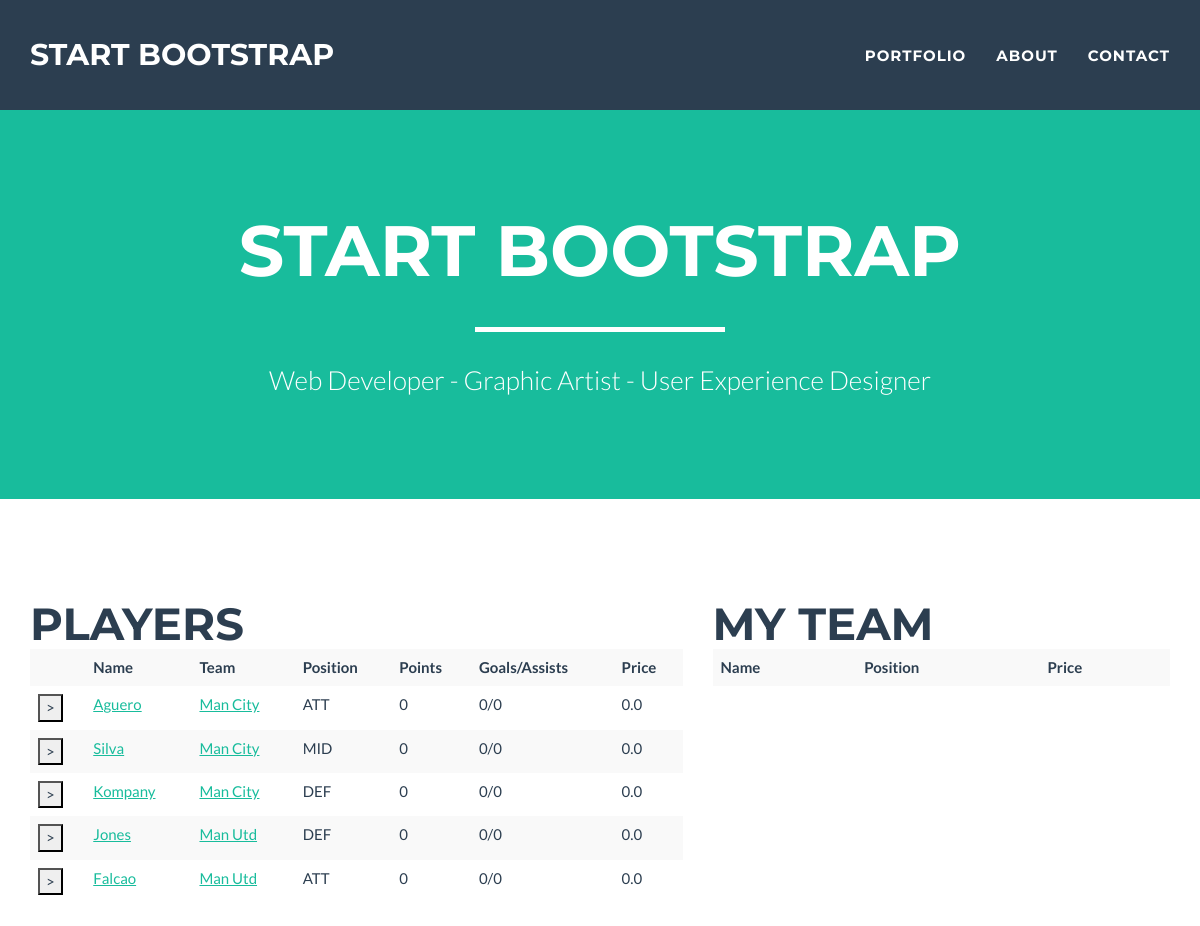
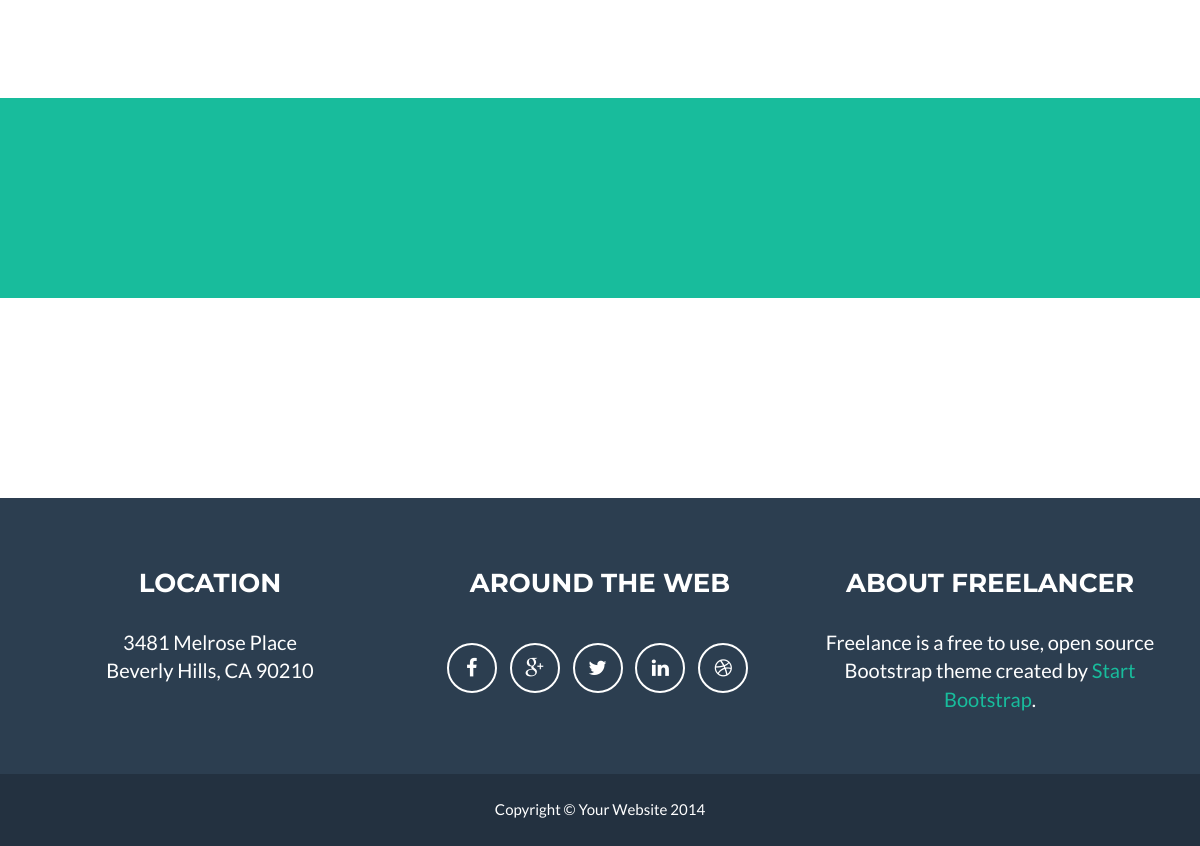
The page /myfantasy/ on the database its author committed (2 pictures, top to bottom).
### myfantasy/models.py (models this page shows, shortened)
class Player(models.Model):
    name = models.CharField(max_length = 100)
    position = models.CharField(max_length = 10)
    team = models.ForeignKey(Team)
    goals = models.IntegerField(default = 0)
    assists = models.IntegerField(default = 0)
    price = models.FloatField(default = 0)
    points = models.IntegerField(default = 0)

class Team(models.Model):
    name = models.CharField(max_length = 100)
    owner = models.CharField(max_length = 100)
    played = models.IntegerField(default = 0)
    won = models.IntegerField(default = 0)
    drawn = models.IntegerField(default = 0)
    lost = models.IntegerField(default = 0)
    gd = models.IntegerField(default = 0)

### myfantasy/views.py (the view)
def index(request):
    if request.method == 'POST' and request.is_ajax():
        form = TeamForm(request.POST)
        if form.is_valid():
            if myteam.count(form.cleaned_data['pid']) == 0:
                myteam.append(form.cleaned_data['pid'])
    else:
        form = TeamForm()
    players = Player.objects.all()
    return render(request, 'myfantasy/index.html', {'players' : players, 'myteam': myteam})

### myfantasy/templates/myfantasy/index.html (shortened to what this page needs)
{% include "myfantasy/base.html" %}
<body id="page-top" class="index">
	<nav class="navbar navbar-default navbar-fixed-top">
		<div class="container">
			<div class="navbar-header page-scroll">
				<a class="navbar-brand" href="#page-top">Start Bootstrap</a>
			</div>
			<div class="collapse navbar-collapse"
				id="bs-example-navbar-collapse-1">
				<ul class="nav navbar-nav navbar-right">
					<li class="page-scroll"><a href="#portfolio">Portfolio</a></li>
					<li class="page-scroll"><a href="#about">About</a></li>
					<li class="page-scroll"><a href="#contact">Contact</a></li>
				</ul>
			</div>
		</div>
	</nav>
	<header>
		<div class="container">
			<div class="row">
				<div class="col-lg-12">
					<div class="intro-text">
						<span class="name">Start Bootstrap</span>
						<hr class="star-light">
						<span class="skills">Web Developer - Graphic Artist - User
							Experience Designer</span>
					</div>
				</div>
			</div>
		</div>
	</header>
	<section id="portfolio">
		<div class="container">
			<div class="row">
				<div class="col-lg-7">
					<div id="player_header"><h2>Players</h2></div>
					<table class="table table-striped">
						<tr>
							<th></th>
							<th>Name</th>
							<th>Team</th>
							<th>Position</th>
							<th>Points</th>
							<th>Goals/Assists</th>
							<th>Price</th>
						</tr>
						{% for player in players %}
						<tr>
						<form id="team_selection" action="" method="post">
							<td><input type="submit" value=">"/></td>
						</form>
							<td><a href="{% url 'player_details' player.id %}"
								target="_blank">{{ player.name }}</a></td>
							<td><a href="{% url 'team_details' player.team.id %}"
								target="_blank">{{ player.team.name }}</a></td>
							<td>{{ player.position }}</td>
							<td>{{ player.points }}</td>
							<td>{{ player.goals }}/{{ player.assists }}</td>
							<td>{{ player.price }}</td>
						</tr>
						{% endfor %}
					</table>
				</div>
				<div class="col-md-5">
					<h2>My Team</h2>
					<table class="table table-striped">
						<tr>
							<th>Name</th>
							<th>Position</th>
							<th>Price</th>
						</tr>
					</table>
				</div>
			</div>
		</div>
	</section>
	<section class="success" id="about"></section>
	<section id="contact"></section>
	<footer class="text-center">
		<div class="footer-above">
			<div class="container">
				<div class="row">
					<div class="footer-col col-md-4">
						<h3>Location</h3>
						<p>
							3481 Melrose Place<br>Beverly Hills, CA 90210
						</p>
					</div>
					<div class="footer-col col-md-4">
						<h3>Around the Web</h3>
						<ul class="list-inline">
							<li><a href="#" class="btn-social btn-outline"><i
									class="fa fa-fw fa-facebook"></i></a></li>
							<li><a href="#" class="btn-social btn-outline"><i
									class="fa fa-fw fa-google-plus"></i></a></li>
							<li><a href="#" class="btn-social btn-outline"><i
									class="fa fa-fw fa-twitter"></i></a></li>
							<li><a href="#" class="btn-social btn-outline"><i
									class="fa fa-fw fa-linkedin"></i></a></li>
							<li><a href="#" class="btn-social btn-outline"><i
									class="fa fa-fw fa-dribbble"></i></a></li>
						</ul>
					</div>
					<div class="footer-col col-md-4">
						<h3>About Freelancer</h3>
						<p>
							Freelance is a free to use, open source Bootstrap theme created
							by <a href="http://startbootstrap.com">Start Bootstrap</a>.
						</p>
					</div>
				</div>
			</div>
		</div>
		<div class="footer-below">
			<div class="container">
				<div class="row">
					<div class="col-lg-12">Copyright &copy; Your Website 2014</div>
				</div>
			</div>
		</div>
	</footer>
</body>
</html>

### myfantasy/templates/myfantasy/base.html (shortened to what this page needs)
{% load staticfiles %}
<!DOCTYPE html>
<html lang="en">
<head>
    <link href="{% static 'myfantasy/css/bootstrap.min.css' %}" rel="stylesheet">
    <link href="{% static 'myfantasy/css/freelancer.css' %}" rel="stylesheet">
    <link href="{% static 'myfantasy/font-awesome/css/font-awesome.min.css' %}" rel="stylesheet" type="text/css">
</head>
<body>
</body>

### myfantasy/static/myfantasy/css/freelancer.css (style rules this page uses)
body { overflow-x: hidden; }
p { font-size: 20px; }
a, a:hover, a:focus, a:active, a.active { outline: 0; color: #18bc9c; }
h1, h2, h3, h4, h5, h6 { text-transform: uppercase; font-family: Montserrat,"Helvetica Neue",Helvetica,Arial,sans-serif; font-weight: 700; }
hr.star-light, hr.star-primary { margin: 25px auto 30px; padding: 0; max-width: 250px; border: 0; border-top: solid 5px; text-align: center; }
hr.star-light:after, hr.star-primary:after { content: "\f005"; display: inline-block; position: relative; top: -.8em; padding: 0 .25em; font-family: FontAwesome; font-size: 2em; }
hr.star-light { border-color: #fff; }
hr.star-light:after { color: #fff; background-color: #18bc9c; }
header { text-align: center; color: #fff; background: #18bc9c; }
header .container { padding-top: 100px; padding-bottom: 50px; }
header .intro-text .name { display: block; text-transform: uppercase; font-family: Montserrat,"Helvetica Neue",Helvetica,Arial,sans-serif; font-size: 2em; font-weight: 700; }
header .intro-text .skills { font-size: 1.25em; font-weight: 300; }
@media (min-width:768px) { header .container { padding-top: 200px; padding-bottom: 100px; } }
@media (min-width:768px) { header .intro-text .name { font-size: 4.75em; } }
@media (min-width:768px) { header .intro-text .skills { font-size: 1.75em; } }
@media (min-width:768px) { .navbar-fixed-top { padding: 25px 0; -webkit-transition: padding .3s; -moz-transition: padding .3s; transition: padding .3s; } }
@media (min-width:768px) { .navbar-fixed-top .navbar-brand { font-size: 2em; -webkit-transition: all .3s; -moz-transition: all .3s; transition: all .3s; } }
.navbar { text-transform: uppercase; font-family: Montserrat,"Helvetica Neue",Helvetica,Arial,sans-serif; font-weight: 700; }
.navbar .navbar-nav { letter-spacing: 1px; }
.navbar-default, .navbar-inverse { border: 0; }
section { padding: 100px 0; }
section h2 { margin: 0; font-size: 3em; }
section.success { color: #fff; background: #18bc9c; }
#portfolio * { z-index: 2; }
.btn-outline { margin-top: 15px; border: solid 2px #fff; font-size: 20px; color: #fff; background: 0 0; transition: all .3s ease-in-out; }
footer { color: #fff; }
footer h3 { margin-bottom: 30px; }
footer .footer-above { padding-top: 50px; background-color: #2c3e50; }
footer .footer-col { margin-bottom: 50px; }
footer .footer-below { padding: 25px 0; background-color: #233140; }
.btn-social { display: inline-block; width: 50px; height: 50px; border: 2px solid #fff; border-radius: 100%; text-align: center; font-size: 20px; line-height: 45px; }

### rows shown on the page
Player: name "Aguero", team.name "Man City", position "ATT", points "0", goals "0", assists "0", price "0.0"
Player: name "Silva", team.name "Man City", position "MID", points "0", goals "0", assists "0", price "0.0"
Player: name "Kompany", team.name "Man City", position "DEF", points "0", goals "0", assists "0", price "0.0"
Player: name "Jones", team.name "Man Utd", position "DEF", points "0", goals "0", assists "0", price "0.0"
Player: name "Falcao", team.name "Man Utd", position "ATT", points "0", goals "0", assists "0", price "0.0"
